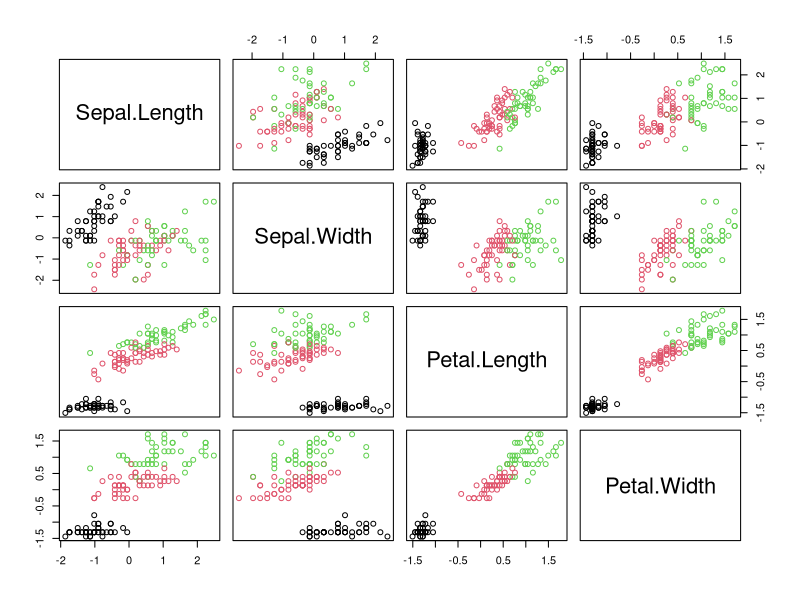

Write R code to recreate this figure.
"
This code tests the knn algoritm for classification over the dataset iris.
"

# Import package that contains knn
library(class)

# Normalize the feature columns of a dataset
normalizeDataset <- function(dataset){
    # Normalize features
    features = dataset[, 1:ncol(dataset)-1]
    normFeatures = as.data.frame(lapply(features, scale))

    # Append classifications to features
    df = cbind(normFeatures, dataset[, length(dataset)])
    names(df)[length(df)] = names(dataset)[length(dataset)]

    return(df)
}

# Normalize and partition dataset
prepareDataset <- function(dataset){
    # Normalize dataset
    normDataset = normalizeDataset(dataset)

    # Create training and test partitions
    trainingIndices = sample(1:nrow(normDataset), 0.9 * nrow(normDataset))
    ret = list()
    ret$training = normDataset[trainingIndices,]
    ret$test = normDataset[-trainingIndices,]
    return(ret)
}

# Calculate accuracy from two arrays
accuracy <- function(predCl, trueCl){
    return(
        (
            sum(predCl == trueCl, na.rm = TRUE) + sum(is.na(predCl) & is.na(trueCl))
        ) / length(predCl)
    )
}

# Plot dataset
plotDataset <- function(dataset){
    plot(dataset[,1:ncol(dataset)-1], col = dataset[, ncol(dataset)])
}

main <- function(){
    # Load data
    dataset = iris
    # Normalize and partition dataset
    dataset = prepareDataset(dataset)

    # Prepare sets to pass to classifier
    trainingSet = dataset$training[, 1:(ncol(dataset$training)-1)]
    testSet = dataset$test[, 1:(ncol(dataset$test)-1)]
    trainingTrueClass= dataset$training[,ncol(dataset$training)]
    testTrueClass = dataset$test[,ncol(dataset$test)]

    # Classify
    result = knn(trainingSet, testSet, cl = trainingTrueClass, k = 1)

    # Confusion matrix
    confusionMatrix = table(result, testTrueClass)
    print(confusionMatrix)
    # Accuracy
    accuracyRate = accuracy(result, testTrueClass)
    print(accuracyRate)
    # Plot dataset
    plotDataset(dataset$training)

}

main()
